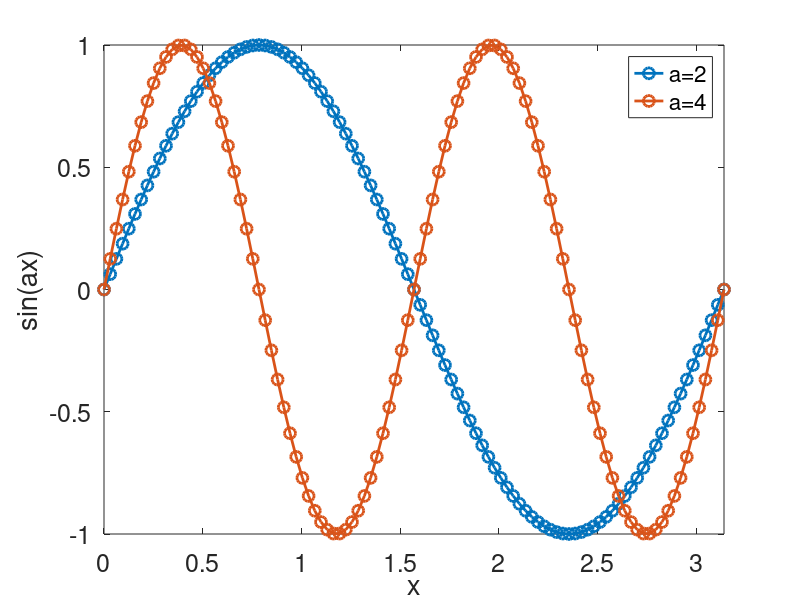

Write MATLAB code to recreate this figure.
%% Example file for assignments
% In this example, you can see how comments code and results are
% converted into a document using the MATLAB command publish.
% To get some hints on how you can customize the output, try
% help publish.
% To publish this file as a pdf-file give the command
% publish('example.m','format','pdf','outputDir','.'). 

%% Code
% This is the code implemented for the assignment. The output will be
% shown after the code.

x = pi./[4 3 2];

y = sin(x)

xx = 0:pi/100:pi;

yy1 = sin(2*xx);
yy2 = sin(4*xx);

%% Plots
% Then there are some plots that we would like to include
figure(1)
H=plot(xx,yy1,'-o',xx,yy2,'-o');

% Make the lines thicker and the circles larger
set(H,'LineWidth',2,'MarkerSize',8)

% Make the numbers on the axis larger
set(gca,'FontSize',18)

% Add labels and a legend
xlabel('x')
ylabel('sin(ax)')
legend('a=2','a=4')

% Make the axis fit the plot

axis tight